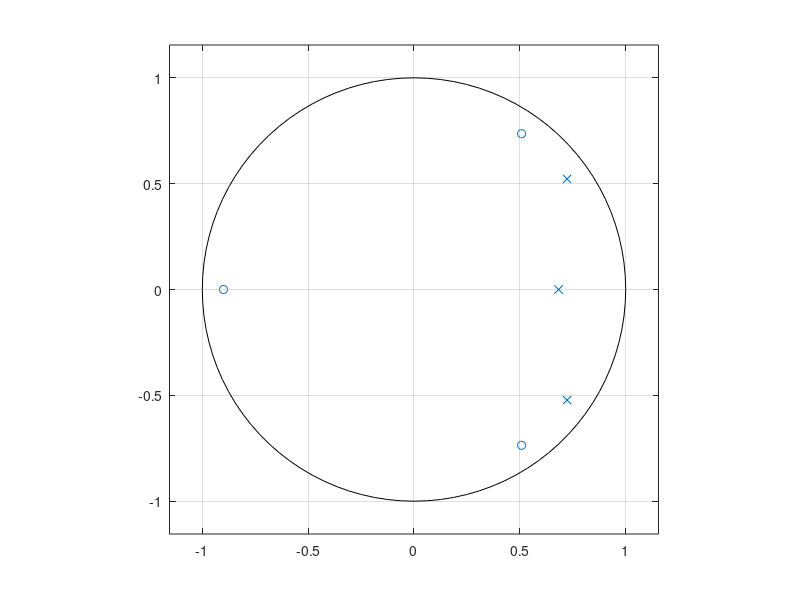

Source code (MATLAB):
%% Plant identification by noise injection
clear, clc, close all

% Coefficients for H(z)
b = 0.05634*conv([1 0.9], [1 -1.0166 0.8]);
a = conv([1 -0.683], [1 -1.4461 0.7957]);

figure, zplane(b, a)

sigma_x = 1; % average power of input noise

%% Your code goes here
